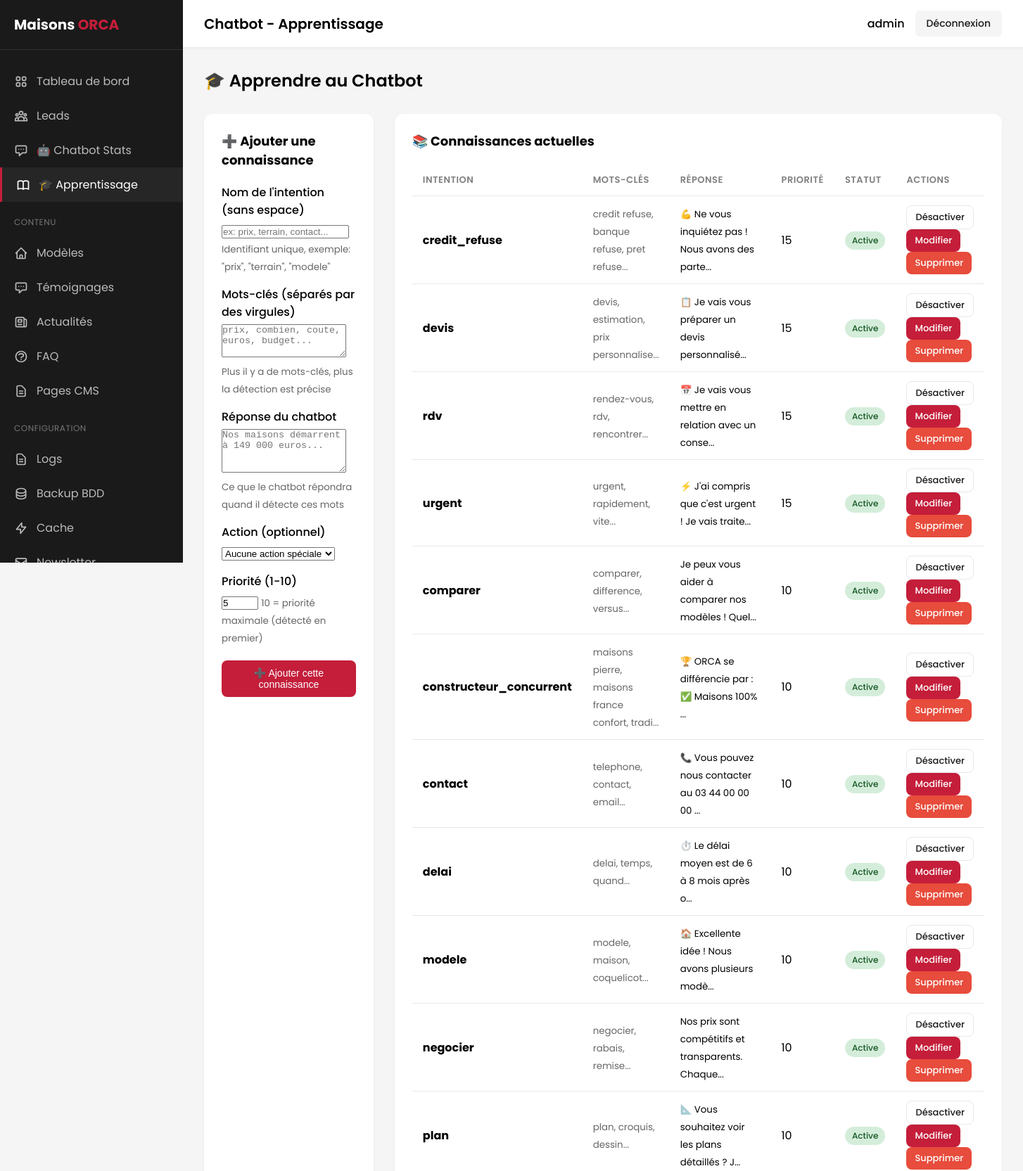
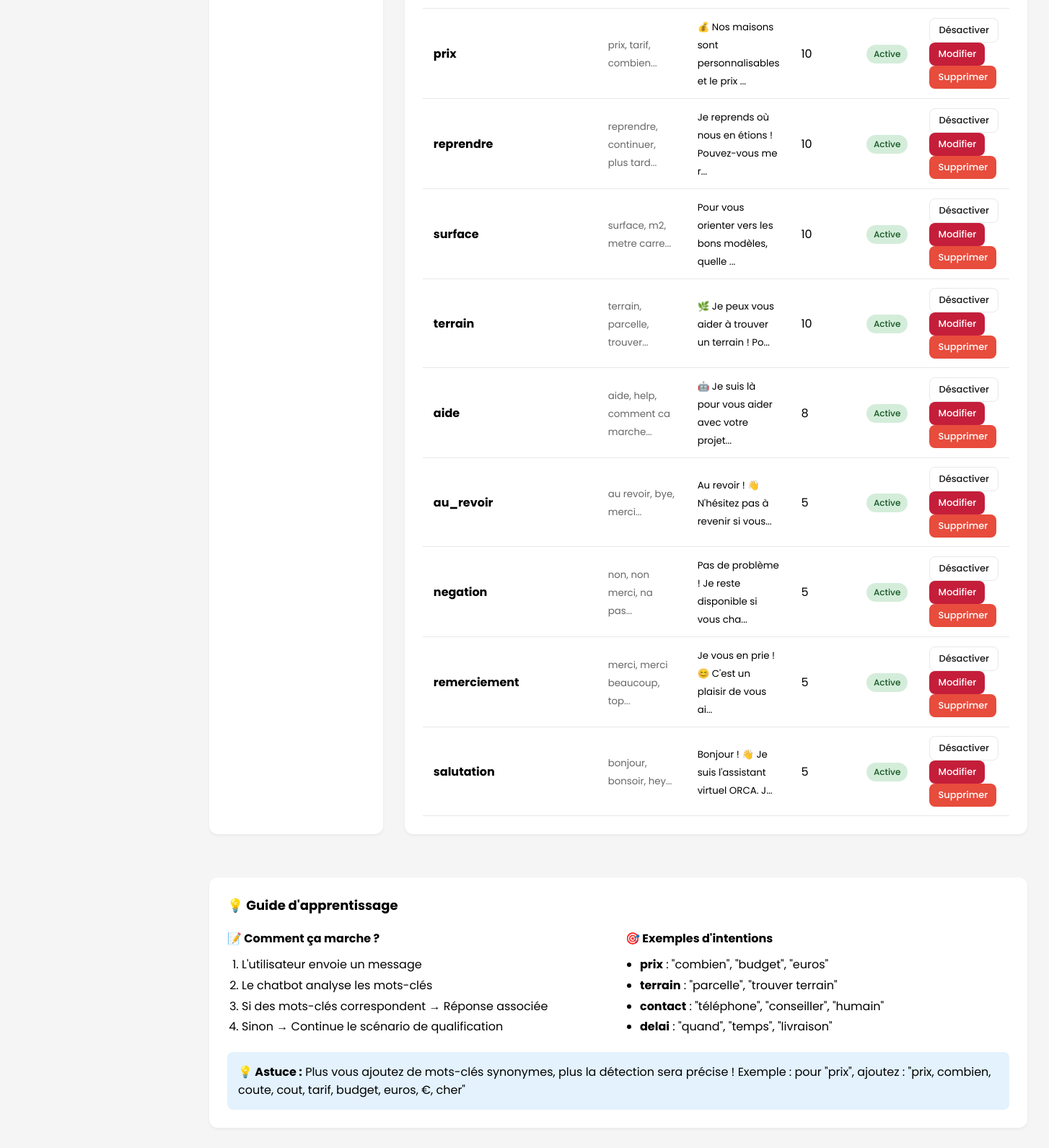
/admin/chatbot-intentions.php (signed in), run on the app's committed database (2 pictures, top to bottom).
### tables this page shows
CREATE TABLE IF NOT EXISTS chatbot_intentions (
    id INT AUTO_INCREMENT PRIMARY KEY,
    intention_key VARCHAR(100) NOT NULL UNIQUE,
    keywords TEXT NOT NULL,
    response_text TEXT NOT NULL,
    action VARCHAR(50) DEFAULT NULL,
    priority INT DEFAULT 10,
    is_active TINYINT(1) DEFAULT 1,
    created_at DATETIME DEFAULT CURRENT_TIMESTAMP,
    updated_at DATETIME DEFAULT CURRENT_TIMESTAMP ON UPDATE CURRENT_TIMESTAMP,
    
    INDEX idx_active (is_active),
    INDEX idx_priority (priority),
    INDEX idx_intention_key (intention_key)
);

### admin/chatbot-intentions.php (the view, shortened to what this page needs)
<?php
require_once '../includes/config.php';
$stmt = $pdo->query("SELECT * FROM chatbot_intentions ORDER BY priority DESC, intention_key ASC");
$intentions = $stmt->fetchAll();
$edit_intention = null;
include 'includes/admin-header.php';
?>
<div class="admin-content">
    <h1 class="admin-title">🎓 Apprendre au Chatbot</h1>
    <div style="display: grid; grid-template-columns: 1fr 2fr; gap: 30px;">
        <div class="admin-section">
            <h2 style="margin-bottom: 20px; font-size: 18px;">
                <?php echo $edit_intention ? '✏️ Modifier' : '➕ Ajouter une connaissance'; ?>
            </h2>
            <form method="POST">
                <div class="form-group" style="margin-bottom: 15px;">
                    <label style="display: block; margin-bottom: 5px; font-weight: 500;">Nom de l'intention (sans espace)</label>
                    <input type="text" name="intention_key" class="form-control"
                        value="<?php echo htmlspecialchars($edit_intention['intention_key'] ?? ''); ?>"
                        placeholder="ex: prix, terrain, contact..."
                        required>
                    <small style="color: #666;">Identifiant unique, exemple: "prix", "terrain", "modele"</small>
                </div>
                <div class="form-group" style="margin-bottom: 15px;">
                    <label style="display: block; margin-bottom: 5px; font-weight: 500;">Mots-clés (séparés par des virgules)</label>
                    <textarea name="keywords" class="form-control" rows="3" required
                        placeholder="prix, combien, coute, euros, budget..."><?php echo htmlspecialchars($edit_intention['keywords'] ?? ''); ?></textarea>
                    <small style="color: #666;">Plus il y a de mots-clés, plus la détection est précise</small>
                </div>
                <div class="form-group" style="margin-bottom: 15px;">
                    <label style="display: block; margin-bottom: 5px; font-weight: 500;">Réponse du chatbot</label>
                    <textarea name="response_text" class="form-control" rows="4" required
                        placeholder="Nos maisons démarrent à 149 000 euros..."><?php echo htmlspecialchars($edit_intention['response_text'] ?? ''); ?></textarea>
                    <small style="color: #666;">Ce que le chatbot répondra quand il détecte ces mots</small>
                </div>
                <div class="form-group" style="margin-bottom: 15px;">
                    <label style="display: block; margin-bottom: 5px; font-weight: 500;">Action (optionnel)</label>
                    <select name="action" class="form-control">
                        <option value="">Aucune action spéciale</option>
                    </select>
                </div>
                <div class="form-group" style="margin-bottom: 20px;">
                    <label style="display: block; margin-bottom: 5px; font-weight: 500;">Priorité (1-10)</label>
                    <input type="number" name="priority" class="form-control" min="1" max="10"
                        value="<?php echo $edit_intention['priority'] ?? 5; ?>">
                    <small style="color: #666;">10 = priorité maximale (détecté en premier)</small>
                </div>
                <button type="submit" class="btn btn-primary">
                    <?php echo $edit_intention ? '💾 Enregistrer' : '➕ Ajouter cette connaissance'; ?>
                </button>
            </form>
        </div>
        <div class="admin-section">
            <h2 style="margin-bottom: 20px; font-size: 18px;">📚 Connaissances actuelles</h2>
            <div style="overflow-x: auto;">
                <table class="admin-table">
                    <thead>
                        <tr>
                            <th>Intention</th>
                            <th>Mots-clés</th>
                            <th>Réponse</th>
                            <th>Priorité</th>
                            <th>Statut</th>
                            <th>Actions</th>
                        </tr>
                    </thead>
                    <tbody>
                        <?php foreach ($intentions as $int): ?>
                        <tr>
                            <td><strong><?php echo htmlspecialchars($int['intention_key']); ?></strong></td>
                            <td>
                                <small style="color: #666;">
                                    <?php
                                    $words = explode(',', $int['keywords']);
                                    echo htmlspecialchars(implode(', ', array_slice($words, 0, 3)));
                                    if (count($words) > 3) echo '...';
                                    ?>
                                </small>
                            </td>
                            <td>
                                <small><?php echo htmlspecialchars(substr($int['response_text'], 0, 50)) . '...'; ?></small>
                            </td>
                            <td><?php echo $int['priority']; ?></td>
                            <td>
                                <?php if ($int['is_active']): ?>
                                <span class="badge badge-success">Active</span>
                                <?php else: ?>
                                <span class="badge badge-error">Inactive</span>
                                <?php endif; ?>
                            </td>
                            <td>
                                <a href="?toggle=<?php echo $int['id']; ?>" class="btn btn-sm btn-outline" title="Activer/Désactiver">
                                    <?php echo $int['is_active'] ? 'Désactiver' : 'Activer'; ?>
                                </a>
                                <a href="?edit=<?php echo $int['id']; ?>" class="btn btn-sm btn-primary">Modifier</a>
                                <a href="?delete=<?php echo $int['id']; ?>" class="btn btn-sm btn-danger"
                                   onclick="return confirm('Supprimer cette intention ?')">Supprimer</a>
                            </td>
                        </tr>
                        <?php endforeach; ?>
                    </tbody>
                </table>
            </div>
        </div>
    </div>
    <div class="admin-section" style="margin-top: 30px;">
        <h2 style="margin-bottom: 20px; font-size: 18px;">💡 Guide d'apprentissage</h2>
        <div style="display: grid; grid-template-columns: repeat(2, 1fr); gap: 20px;">
            <div>
                <h3 style="font-size: 16px; margin-bottom: 10px;">📝 Comment ça marche ?</h3>
                <ol style="padding-left: 20px; line-height: 1.8;">
                    <li>L'utilisateur envoie un message</li>
                    <li>Le chatbot analyse les mots-clés</li>
                    <li>Si des mots-clés correspondent → Réponse associée</li>
                    <li>Sinon → Continue le scénario de qualification</li>
                </ol>
            </div>
            <div>
                <h3 style="font-size: 16px; margin-bottom: 10px;">🎯 Exemples d'intentions</h3>
                <ul style="padding-left: 20px; line-height: 1.8;">
                    <li><strong>prix</strong> : "combien", "budget", "euros"</li>
                    <li><strong>terrain</strong> : "parcelle", "trouver terrain"</li>
                    <li><strong>contact</strong> : "téléphone", "conseiller", "humain"</li>
                    <li><strong>delai</strong> : "quand", "temps", "livraison"</li>
                </ul>
            </div>
        </div>
        <div style="margin-top: 20px; padding: 15px; background: #e3f2fd; border-radius: 8px;">
            <strong>💡 Astuce :</strong> Plus vous ajoutez de mots-clés synonymes, plus la détection sera précise !
            Exemple : pour "prix", ajoutez : "prix, combien, coute, cout, tarif, budget, euros, €, cher"
        </div>
    </div>
</div>
<?php include 'includes/admin-footer.php'; ?>

### admin/includes/admin-header.php (style rules this page uses)
:root { --color-primary: #C41E3A; --color-primary-dark: #9A1830; --color-dark: #1A1A1A; --color-gray: #7F7F7F; --color-gray-light: #E8E8E8; --color-gray-lighter: #F5F5F5; --color-white: #FFFFFF; --color-success: #27AE60; --color-warning: #F39C12; --color-error: #E74C3C; }
* { box-sizing: border-box; margin: 0; padding: 0; }
body { font-family: 'Poppins', sans-serif; background: var(--color-gray-lighter); min-height: 100vh; }
.admin-content { padding: 30px; }
.admin-title { font-size: 24px; font-weight: 600; margin-bottom: 30px; }
.admin-section { background: var(--color-white); border-radius: 12px; padding: 25px; margin-bottom: 30px; box-shadow: 0 2px 4px rgba(0,0,0,0.05); }
.btn { display: inline-flex; align-items: center; gap: 8px; padding: 10px 20px; border-radius: 8px; font-size: 14px; font-weight: 500; text-decoration: none; cursor: pointer; border: none; transition: all 0.2s; }
.btn-sm { padding: 6px 12px; font-size: 13px; }
.btn-primary { background: var(--color-primary); color: var(--color-white); }
.btn-outline { background: transparent; color: var(--color-dark); border: 1px solid var(--color-gray-light); }
.btn-danger { background: var(--color-error); color: var(--color-white); }
.admin-table { width: 100%; border-collapse: collapse; }
.admin-table th, .admin-table td { padding: 12px 15px; text-align: left; border-bottom: 1px solid var(--color-gray-light); }
.admin-table th { font-weight: 600; color: var(--color-gray); font-size: 13px; text-transform: uppercase; letter-spacing: 0.5px; }
.badge { display: inline-block; padding: 4px 10px; border-radius: 20px; font-size: 12px; font-weight: 500; }
.badge-success { background: #D4EDDA; color: #155724; }

### data on the page
chatbot_intentions: intention_key "credit_refuse", keywords "credit refuse, banque refuse, pret refuse", response_text "💪 Ne vous inquiétez pas ! Nous avons des parte", priority "15", is_active "Active"
chatbot_intentions: intention_key "devis", keywords "devis, estimation, prix personnalise", response_text "📋 Je vais vous préparer un devis personnalisé", priority "15", is_active "Active"
chatbot_intentions: intention_key "rdv", keywords "rendez-vous, rdv, rencontrer", response_text "📅 Je vais vous mettre en relation avec un conse", priority "15", is_active "Active"
chatbot_intentions: intention_key "urgent", keywords "urgent, rapidement, vite", response_text "⚡ J'ai compris que c'est urgent ! Je vais traite", priority "15", is_active "Active"
chatbot_intentions: intention_key "comparer", keywords "comparer, difference, versus", response_text "Je peux vous aider à comparer nos modèles ! Quel", priority "10", is_active "Active"
chatbot_intentions: intention_key "constructeur_concurrent", keywords "maisons pierre, maisons france confort, tradi", response_text "🏆 ORCA se différencie par : ✅ Maisons 100%", priority "10", is_active "Active"
chatbot_intentions: intention_key "contact", keywords "telephone, contact, email", response_text "📞 Vous pouvez nous contacter au 03 44 00 00 00", priority "10", is_active "Active"
chatbot_intentions: intention_key "delai", keywords "delai, temps, quand", response_text "⏱️ Le délai moyen est de 6 à 8 mois après o", priority "10", is_active "Active"
chatbot_intentions: intention_key "modele", keywords "modele, maison, coquelicot", response_text "🏠 Excellente idée ! Nous avons plusieurs modè", priority "10", is_active "Active"
chatbot_intentions: intention_key "negocier", keywords "negocier, rabais, remise", response_text "Nos prix sont compétitifs et transparents. Chaque", priority "10", is_active "Active"
chatbot_intentions: intention_key "plan", keywords "plan, croquis, dessin", response_text "📐 Vous souhaitez voir les plans détaillés ? J", priority "10", is_active "Active"
chatbot_intentions: intention_key "prix", keywords "prix, tarif, combien", response_text "💰 Nos maisons sont personnalisables et le prix", priority "10", is_active "Active"
chatbot_intentions: intention_key "reprendre", keywords "reprendre, continuer, plus tard", response_text "Je reprends où nous en étions ! Pouvez-vous me r", priority "10", is_active "Active"
chatbot_intentions: intention_key "surface", keywords "surface, m2, metre carre", response_text "Pour vous orienter vers les bons modèles, quelle", priority "10", is_active "Active"
chatbot_intentions: intention_key "terrain", keywords "terrain, parcelle, trouver", response_text "🌿 Je peux vous aider à trouver un terrain ! Po", priority "10", is_active "Active"
chatbot_intentions: intention_key "aide", keywords "aide, help, comment ca marche", response_text "🤖 Je suis là pour vous aider avec votre projet", priority "8", is_active "Active"
chatbot_intentions: intention_key "au_revoir", keywords "au revoir, bye, merci", response_text "Au revoir ! 👋 N'hésitez pas à revenir si vous", priority "5", is_active "Active"
chatbot_intentions: intention_key "negation", keywords "non, non merci, na pas", response_text "Pas de problème ! Je reste disponible si vous cha", priority "5", is_active "Active"
chatbot_intentions: intention_key "remerciement", keywords "merci, merci beaucoup, top", response_text "Je vous en prie ! 😊 C'est un plaisir de vous ai", priority "5", is_active "Active"
chatbot_intentions: intention_key "salutation", keywords "bonjour, bonsoir, hey", response_text "Bonjour ! 👋 Je suis l'assistant virtuel ORCA. J", priority "5", is_active "Active"

### other printed values
$page_title "Chatbot - Apprentissage"
$_SESSION['admin_username'] "admin"
